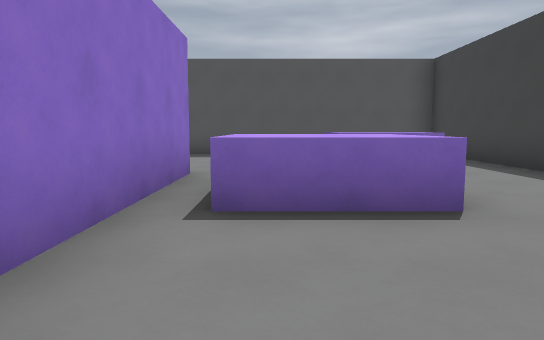
[1] (above)

19 first-person views from a walk through a 3-D level made in the Godot game engine. The camera is 1.3 m above the floor, tilts 6° down and sees 70° across. The floor is counted in squares, 2 m on a side. Each view is taken from the middle of a square. On the plan, view 1 faces up. The plan holds only what a view shows up to about 11 squares ahead; the rest is blank. The place goes on beyond the plan.

[2]
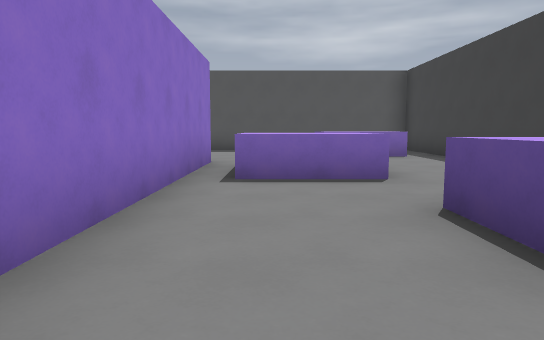

[3]
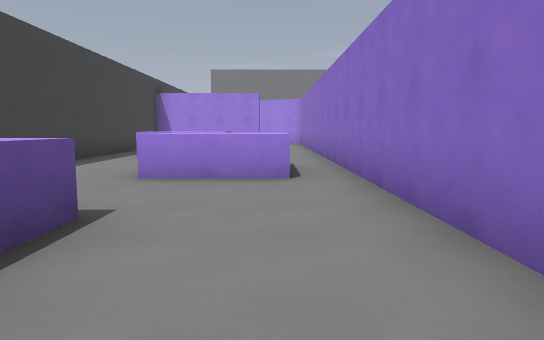

[4]
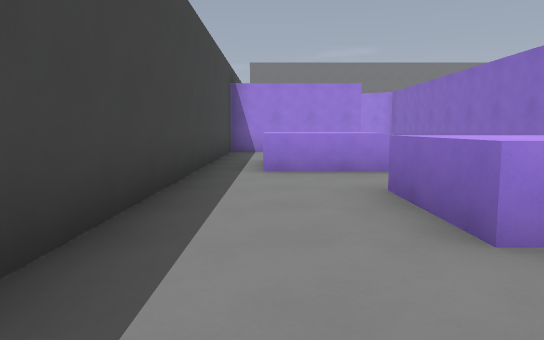

[5]
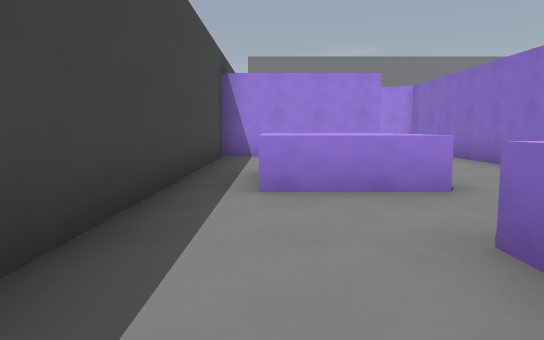

[6]
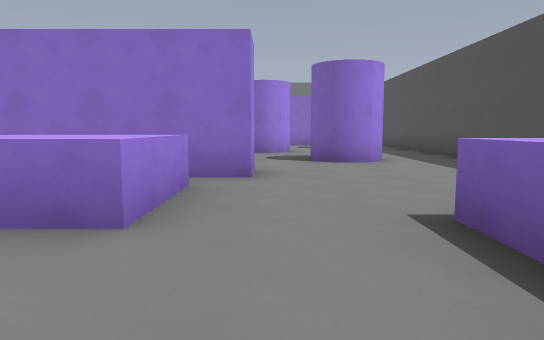

[7]
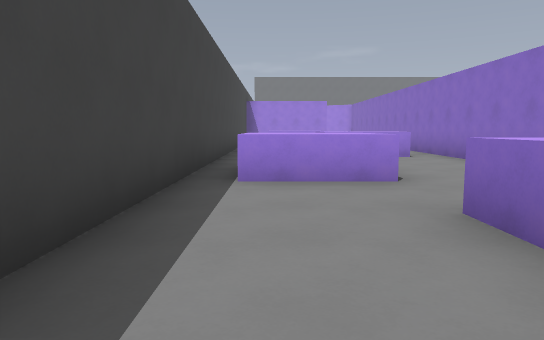

[8]
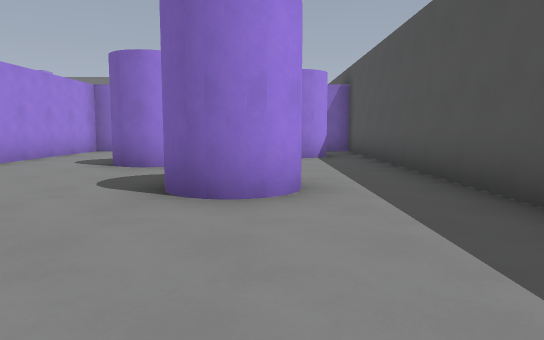

[9]
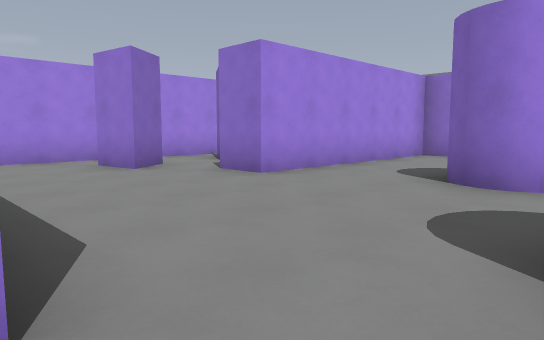

[10]
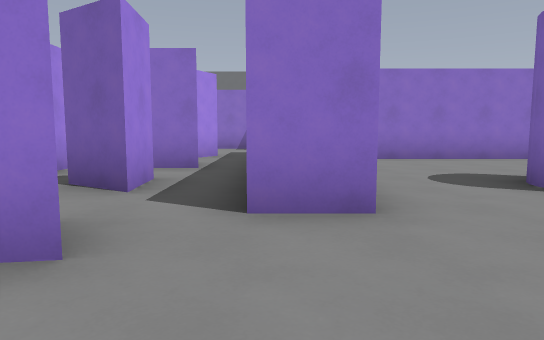

[11]
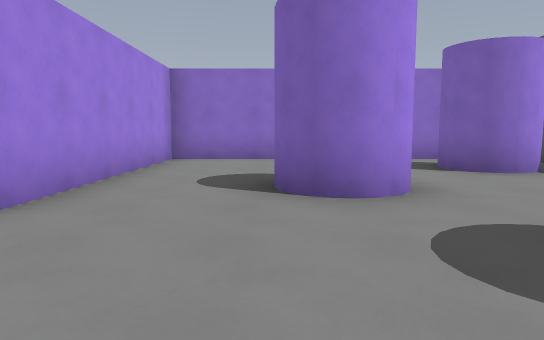

[12]
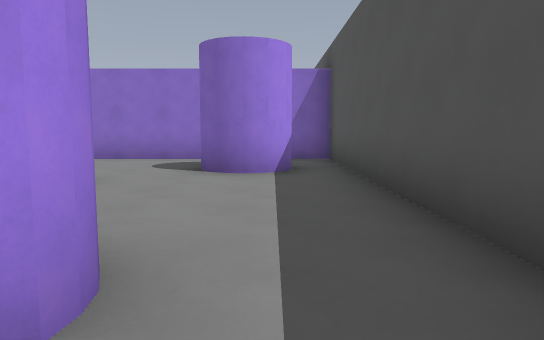

[13]
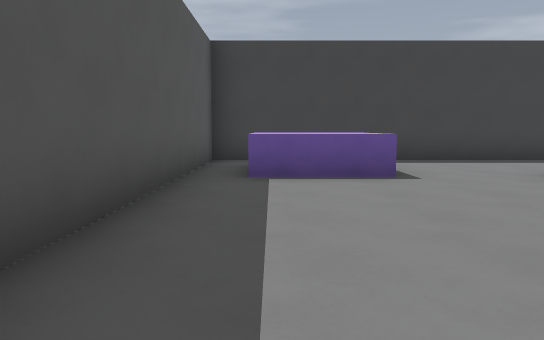

[14]
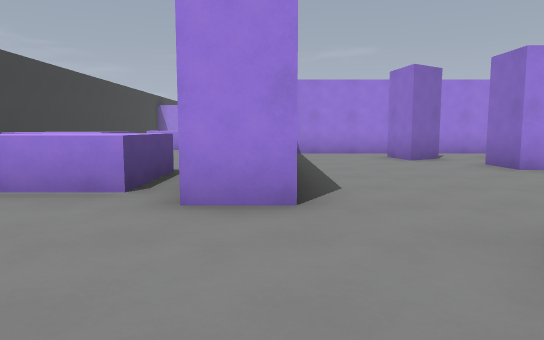

[15]
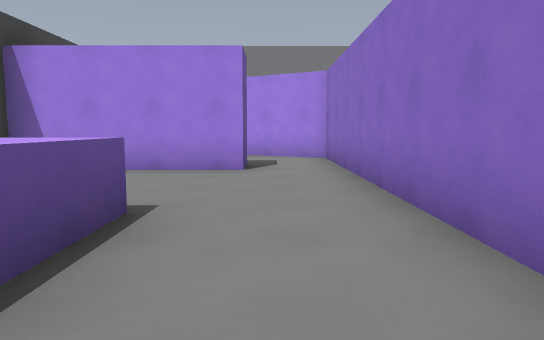

[16]
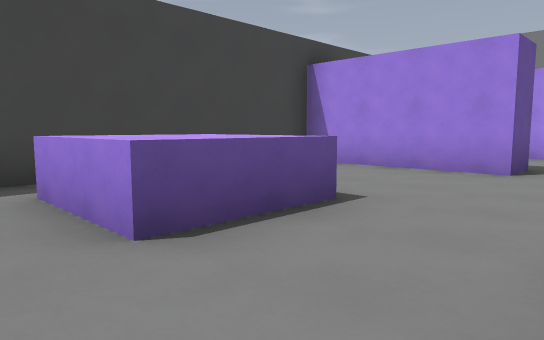

[17]
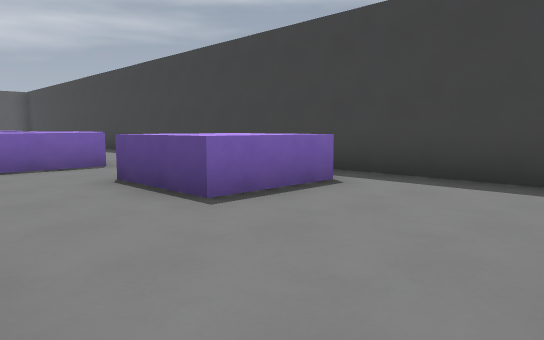

[18]
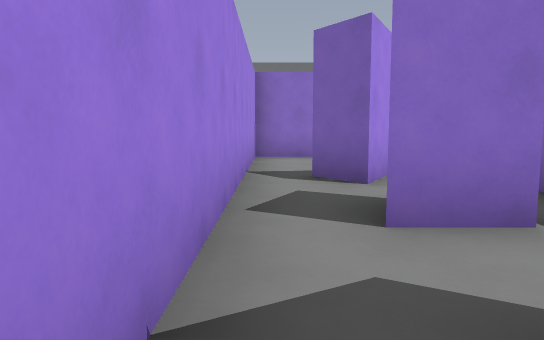

[19]
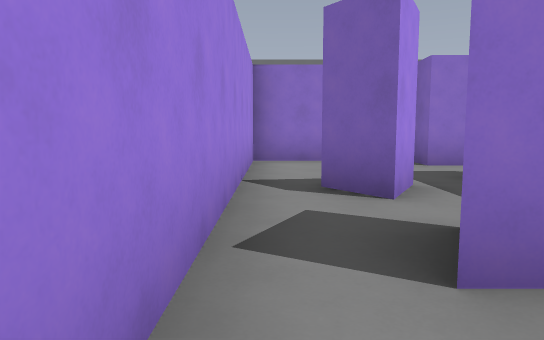

### Floor plan
Key: @ floor where view 1 was taken; # wall or solid block; x gap in a wall; . floor; B box.
Columns run from 16 left of view 1 to 5 right of it. Each row starts with its distance up from view 1.
 11     ##################
 10     #................#
  9     #. #..........BB.#
  8     #.##...##.....BB.#
  7     #.......#........#
  6     #...##...........#
  5     #.........#.BB...#
  4     #.........#.BB...#
  3     #.........#.BB...#
  2 ##. #######...#......#
  1 # .......x....#...BB.#
  0 #...#.#.##.#..#.@.BB.#
 -1 #.............#......#
 -2 ###############......#
 -3               #.BB...#
 -4               #.BB...#
 -5               #.BB...#
 -6               #......#
 -7               #...BB.#
 -8               #...BB.#
 -9               #...BB.#
-10               #......#
-11               #......#
-12               #......#
-13               #..#####
-14               #...
-15               ##..
-16                ###

Positions as (right, up) in squares from view 1, and headings:
1: (0, 0), facing up
2: (0, -2), facing up
3: (0, 2), facing down
4: (3, -1), facing down
5: (3, -3), facing down
6: (4, 6), facing left
7: (3, 6), facing down
8: (0, 8), facing left
9: (-2, 7), facing down-left
10: (-3, 2), facing left
11: (-3, 5), facing left
12: (-3, 9), facing left
13: (-4, 9), facing right
14: (-2, 9), facing down
15: (0, -6), facing down
16: (-1, -6), facing down-right
17: (-1, -12), facing up-right
18: (-7, -1), facing left
19: (-8, -1), facing left
